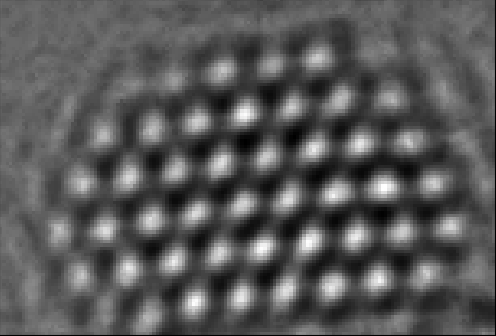
#> input picture examples/from_Thiago/Thiago_notebooks/image_exp_crop.png, 496 x 336 px; its folder holds 4 pictures in this run
$ jupyter execute --allow-errors class_dr_probe.ipynb   (text cells are left out)
#> lines starting #> are read from the running program, lines starting #| are printed output that depends on the picture; long printed decimals are rounded; pictures that were not available may be replaced by others from this repository, and a replacement may not be noted
[cell 1]
#%% 1.1) Import modules and set constants
#%reset -f
#Import important modules
import drprobe as drp
import numpy as np
import os
import shutil
import sys
#sys.path.append(r'')
from random import randint
import time
from skimage.metrics import structural_similarity as ssim
from PIL import Image
import cv2
from skimage.feature import blob_dog, blob_log
from skimage.transform import rotate
import matplotlib.pyplot as plt

class DrProbe():

    def __init__(self):


        # Initialize constant parameters
        self.ht = 300;                   # High tension is 300 kV
        self.nx = 850; self.ny = 850;         # All images, wavefunctions, etc. will be 512 x 512 pixels
        self.nz = 100;                 # The structures will be cut into 100 slices
        self.dwf = True; self.buni = 0.005;   # Debye-Wallar factor on and set B = 0.5 Ang^2
        #dwf = True; buni = 0.000;   # Debye-Wallar factor on and set B = 0.5 Ang^2
        self.absorb = True;              # Apply built-in absorptive form factors
        self.output = True;              # Give chatty output during simulations
        ##Cs = -13000
        #Cs = -13000                 # Cs = -9 um, enter in nm
        #C5 = 5000000                # C5 = 5 mm, enter in nm
        self.Cs = -9000                 # Cs = -9 um, enter in nm
        self.C5 = 5000000                # C5 = 5 mm, enter in nm
        self.msa_prm_gen = drp.msaprm.MsaPrm()
        self.wav_prm_gen = drp.wavimgprm.WavimgPrm()

    # [383 lines left out: functions inputs, run_dr_probe, figure_generation, scale_pixels, score_ssim, rotate_figure and 1 more, not called in this run]


#crp_exp_img = cv2.imread('image_exp_crop.png', cv2.IMREAD_GRAYSCALE)
#dr_probe_img = cv2.imread('dr_probe_img.jpg', cv2.IMREAD_GRAYSCALE)

#evaluate_model(crp_exp_img, dr_probe_img)

#> (a cell that did not finish here is left out)

#> (a cell that did not finish here is left out)

#> (a cell that did not finish here is left out)

[cell 5]
# Assuming you have already defined dr_probe instance and required functions

# Load the images
crp_exp_img = cv2.imread('image_exp_crop.png', cv2.IMREAD_GRAYSCALE)
#> crp_exp_img is the input picture: shape (336, 496); min 0, max 255, mean 89.3
dr_probe_img = cv2.imread('dr_probe_img.jpg', cv2.IMREAD_GRAYSCALE)
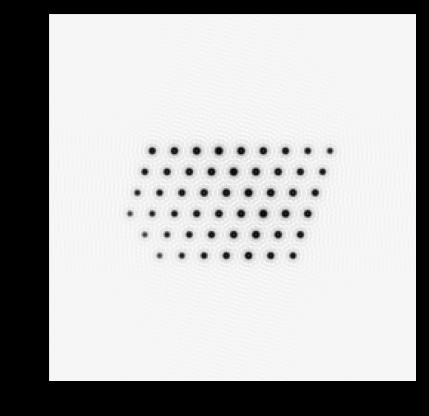
#> input picture examples/from_Thiago/Thiago_notebooks/250x250x30_Stem_crop.png, 429 x 416 px, given in place of dr_probe_img.jpg, which was not available
#> dr_probe_img is the input picture: shape (416, 429); min 0, max 255, mean 181.3

# Call the evaluate_model function
#> (the rest of this cell did not finish here and is left out)

[cell 6]
#You can experiment with some of the functions here, specially the rotating image function


def scale_pixels(img, mode=None):
        """
        Select a pixel scaling technique

        Args:
            mode: (string) pixel scaling technique
            rescale    :  stretch the pixel intensities so to fill the
                            range from 0 to 1 (float64)
            center     :  enforce zero mean, unit variance (float64)
            grayscale  :  stretch the pixel intensities so to fill the
                            range from 0 to 255 (uint8)

        Returns:
            A numpy array (either float64 or uint8) of the scaled image.
        """
        img = img.astype(np.float64)
        if mode == None:
            return img
        elif mode == "rescale":
            return ((img - img.min()) / (img.max() - img.min()) + 1e-16).astype(np.float64)
        elif mode == "center":
            return ((img - img.mean()) / (img.std())).astype(np.float64)
        elif mode == "grayscale":
            return (255 * (img - img.min()) / (img.max() - img.min()) + 1e-16).astype(
                np.uint8
            )
def score_ssim(img1, img2):
        """
        Compute the mean structural similarity index between two images

        Args:
                img1, img2: (ndarray) images

        Return:
                1 - the mean structural similarity index
        """

        #data_range = 255  # Dynamic range of pixel values in typical images

        img1 = scale_pixels(img1, mode="rescale")  # You need to define the scale_pixels function
        img2 = scale_pixels(img2, mode="rescale")
        im_max, im_min = max(img1.max(), img2.max()), min(img1.min(), img2.min())
        return 1 - ssim(img1, img2, data_range=im_max - im_min)  # You need to import the ssim function

# [84 lines left out: functions evaluate_model, rotate_figure, not called in this run]


def evaluate_model(crp_exp_img, dr_probe_img):
    # Ensure both images have the same dimensions


    print("Original shapes:")
    print(crp_exp_img.shape)
#| (336, 496)
    print(dr_probe_img.shape)
#| (416, 429)

    # Resize the images
    crp_exp_img = cv2.resize(crp_exp_img, (152, 103))
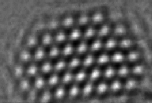
#> crp_exp_img: shape (103, 152); min 0, max 254, mean 89.6
    dr_probe_img = cv2.resize(dr_probe_img, (152, 103))
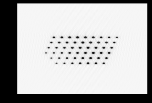
#> dr_probe_img: shape (103, 152); min 0, max 251, mean 180.8

    print("Resized shapes:")
    print(crp_exp_img.shape)
#| (103, 152)
    print(dr_probe_img.shape)
#| (103, 152)

    # Convert images to PIL Image objects
    crp_exp_pil = Image.fromarray(crp_exp_img)
    dr_probe_pil = Image.fromarray(dr_probe_img)

    # Save images as JPG
    crp_exp_pil.save('Exp_img.jpg')
    dr_probe_pil.save('Dr_probe_img.jpg')


    #rotated_figure=rotate_figure(crp_exp_img,dr_probe_img) #USE ROTATED IMAGE HERE


    # Get the ssim score
    dr_probe_score = score_ssim(crp_exp_img, dr_probe_img)
#> in score_ssim, `im_max, im_min = max(img1.max(), img2.max()), min(img1.min(), img2.min..`: im_max = 1; im_min = 1e-16
#> dr_probe_score = 0.94

    print("Dr Probe Score: {}".format(dr_probe_score))
#| Dr Probe Score: 0.9403

    # Plot the images
    f, axes = plt.subplots(1, 2)
    axes[0].imshow(crp_exp_img, cmap='gray')
    axes[1].imshow(dr_probe_img, cmap='gray')
    plt.show()
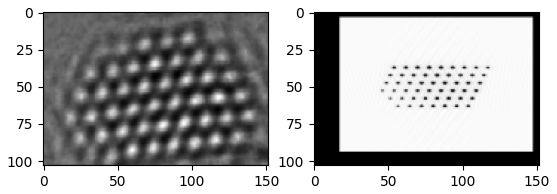
#> figure drawn by matplotlib, 2 panels


crp_exp_img = cv2.imread('image_exp_crop.png', cv2.IMREAD_GRAYSCALE)
dr_probe_img = cv2.imread('dr_probe_img.jpg', cv2.IMREAD_GRAYSCALE)

evaluate_model(crp_exp_img, dr_probe_img)
